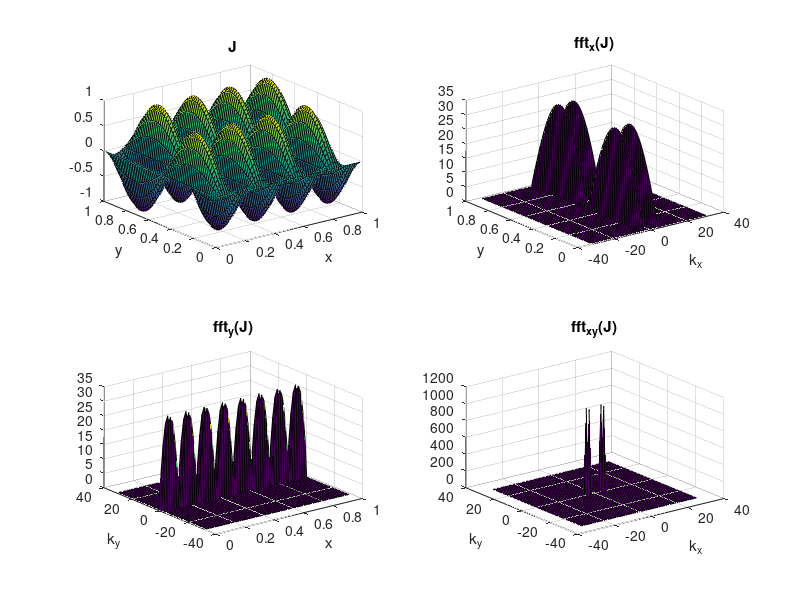
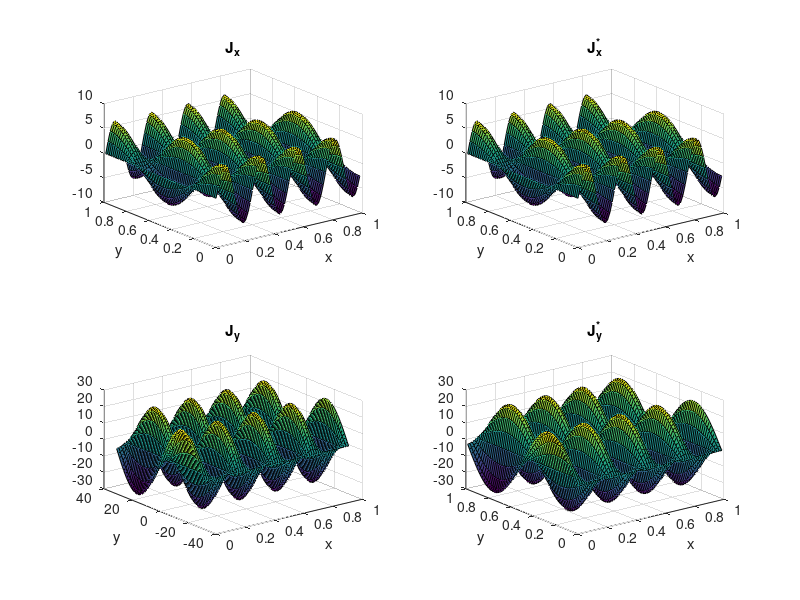

Write MATLAB code to recreate these figures, in order.
close all;
clear;

N = 64;

Nx = N;
Ny = N;

ax = 0;
bx = 1;
ay = 0;
by = 1;

Lx = bx - ax;
Ly = by - ay;

dx = Lx / Nx;
dy = Ly / Ny;

x = ax:dx:bx-dx;
y = ay:dy:by-dy;

kx = 2*pi/(bx-ax)*[0:N/2-1, 0, -N/2+1:-1];
ky = 2*pi/(by-ay)*[0:N/2-1, 0, -N/2+1:-1];

n = length(x);
freq = 1/dx;
fshift = (-n/2:n/2-1)*(freq/n);

f = sin(2*pi*x);
df = 2*pi*cos(2*pi*x);
ff = fft(f);
subplot(3,1,1);
plot(x,f);
subplot(3,1,2);
plot(x,df);
title("Analytic Derivative");
subplot(3,1,3);
plot(x,ifft(sqrt(-1)*kx.*ff));
title("Fourier Derivative");

J = sin(8*pi*y)'*sin(2*pi*x);
Jx_deriv = 2*pi*sin(8*pi*y)'*cos(2*pi*x);
Jy_deriv = 8*pi*cos(8*pi*y)'*sin(2*pi*x);

FFT_x_J = fft(J);
FFT_y_J = fft(J,n,2);
FFT_xy_J = fft(FFT_x_J,n,2);
FFT_yx_J = fft(FFT_y_J);

FFT_x_J = fftshift(FFT_x_J);
FFT_y_J = fftshift(FFT_y_J);
FFT_xy_J = fftshift(FFT_xy_J);
FFT_yx_J = fftshift(FFT_yx_J);

assert(norm(abs(FFT_xy_J - FFT_yx_J)) < 1e-10);

subplot(2,2,1);
surf(x,y,J')
xlabel("x")
ylabel("y")
title("J")
subplot(2,2,2);
surf(fshift,y,abs(FFT_x_J)');
xlabel("k_x")
ylabel("y")
title("fft_x(J)")
subplot(2,2,3);
surf(x,fshift,abs(FFT_y_J)');
xlabel("x")
ylabel("k_y")
title("fft_{y}(J)");
subplot(2,2,4);
surf(fshift,fshift,abs(FFT_xy_J)');
xlabel("k_x")
ylabel("k_y")
title("fft_{xy}(J)");


Jx_deriv_star = ifft(sqrt(-1)*kx.*fft(J,n,2),n,2);
Jy_deriv_star = ifft(sqrt(-1)*ky'.*fft(J,n,1),n,1);


figure;
subplot(2,2,1);
surf(x,y,Jx_deriv')
xlabel("x")
ylabel("y")
title("J_x")
subplot(2,2,2);
surf(x,y,Jx_deriv_star');
xlabel("x")
ylabel("y")
title("J_x^*")
subplot(2,2,3);
surf(x,fshift,Jy_deriv');
xlabel("x")
ylabel("y")
title("J_y");
subplot(2,2,4);
surf(x,y,Jy_deriv_star');
xlabel("x")
ylabel("y")
title("J_y^*");